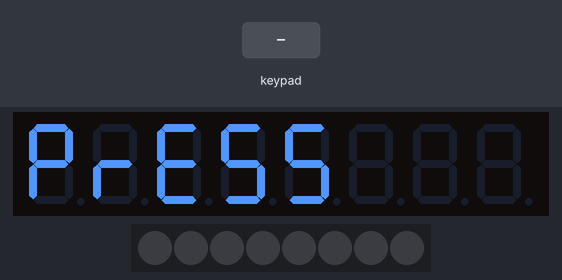
Bench run of a sketch on a simulated Arduino Uno, built with avr-gcc and run on an emulated ATmega328P. Shown: 8-digit seven-segment display, 8 RGB LEDs in strip order, left to right. Wiring (inferred from the names in the program): TM1638 display and keys: STB pin 7; clock pin 9; DIO pin 8. Inputs (shaded band) come from the test bench.

Above: at 15.0 s.
16.0 s: keypad keys 1 2 pressed 0.469 s apart
At 16.27 s:
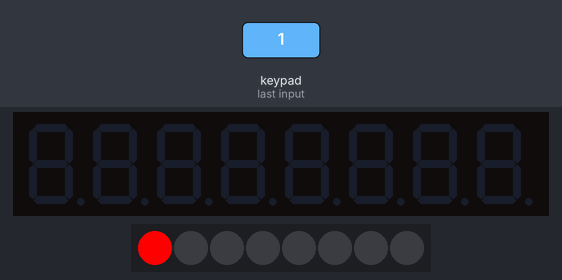
19.9 s: key '1' pressed
At 20.18 s:
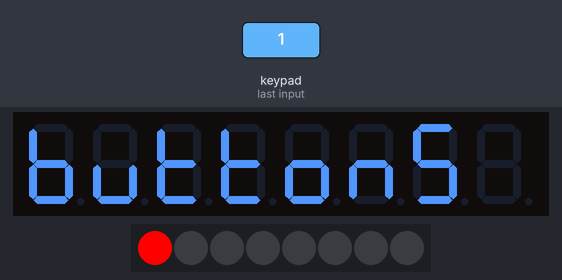
21.7 s: key '2' pressed
At 21.82 s:
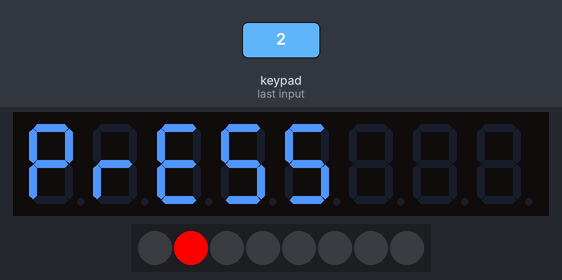
23.4 s: keypad keys 2 5 pressed 0.469 s apart
At 23.67 s:
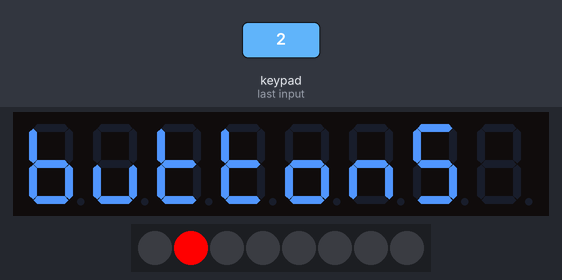
Timing chart, 0 to 26.4 s (numbered marks = the images above; inputs shaded):
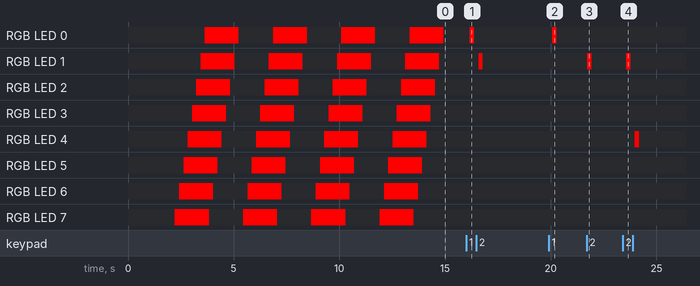

Measured:
- what the display in image 0 shows lasts 0.9 s, from 14.9 s to 15.8 s

The sketch:

TM1638.ino
```cpp
/*
  TM1638

  It prints some numbers on the 7-digit display, then a word turning on LEDs in order, and a message indicating to press
  buttons to turn on LEDs.

  Code extracted from: https://blog.3d-logic.com/2015/01/10/using-a-tm1638-based-board-with-arduino/
*/

#define COUNTING_MODE 0
#define SCROLL_MODE 1
#define BUTTON_MODE 2

const int strobe = 7;
const int clock = 9;
const int data = 8;

void sendCommand(uint8_t value)
{
  digitalWrite(strobe, LOW);
  shiftOut(data, clock, LSBFIRST, value);
  digitalWrite(strobe, HIGH);
}

void reset()
{
  sendCommand(0x40); // set auto increment mode
  digitalWrite(strobe, LOW);
  shiftOut(data, clock, LSBFIRST, 0xc0);   // set starting address to 0
  for(uint8_t i = 0; i < 16; i++)
  {
    shiftOut(data, clock, LSBFIRST, 0x00);
  }
  digitalWrite(strobe, HIGH);
}

void setup()
{
  pinMode(strobe, OUTPUT);
  pinMode(clock, OUTPUT);
  pinMode(data, OUTPUT);

  sendCommand(0x8f);  // activate
  reset();
}

void loop()
{
  static uint8_t mode = COUNTING_MODE;

  switch(mode)
  {
  case COUNTING_MODE:
    mode += counting();
    break;
  case SCROLL_MODE:
    mode += scroll();
    break;
  case BUTTON_MODE:
    buttons();
    break;
  }

  delay(200);
}

bool counting()
{
                       /*0*/ /*1*/ /*2*/ /*3*/ /*4*/ /*5*/ /*6*/ /*7*/ /*8*/ /*9*/
  uint8_t digits[] = { 0x3f, 0x06, 0x5b, 0x4f, 0x66, 0x6d, 0x7d, 0x07, 0x7f, 0x6f };

  static uint8_t digit = 0;

  sendCommand(0x40);
  digitalWrite(strobe, LOW);
  shiftOut(data, clock, LSBFIRST, 0xc0);
  for(uint8_t position = 0; position < 8; position++)
  {
    shiftOut(data, clock, LSBFIRST, digits[digit]);
    shiftOut(data, clock, LSBFIRST, 0x00);
  }

  digitalWrite(strobe, HIGH);

  digit = ++digit % 10;
  return digit == 0;
}

bool scroll()
{
  uint8_t scrollText[] =
  {
    /* */ /* */ /* */ /* */ /* */ /* */ /* */ /* */
    0x00, 0x00, 0x00, 0x00, 0x00, 0x00, 0x00, 0x00,
    /*H*/ /*E*/ /*L*/ /*L*/ /*O*/ /*.*/ /*.*/ /*.*/
    0x76, 0x79, 0x38, 0x38, 0x3f, 0x80, 0x80, 0x80,
    /* */ /* */ /* */ /* */ /* */ /* */ /* */ /* */
    0x00, 0x00, 0x00, 0x00, 0x00, 0x00, 0x00, 0x00,
    /*H*/ /*E*/ /*L*/ /*L*/ /*O*/ /*.*/ /*.*/ /*.*/
    0x76, 0x79, 0x38, 0x38, 0x3f, 0x80, 0x80, 0x80,
  };

  static uint8_t index = 0;
  uint8_t scrollLength = sizeof(scrollText);

  sendCommand(0x40);
  digitalWrite(strobe, LOW);
  shiftOut(data, clock, LSBFIRST, 0xc0);

  for(int i = 0; i < 8; i++)
  {
    uint8_t c = scrollText[(index + i) % scrollLength];

    shiftOut(data, clock, LSBFIRST, c);
    shiftOut(data, clock, LSBFIRST, c != 0 ? 1 : 0);
  }

  digitalWrite(strobe, HIGH);

  index = ++index % (scrollLength << 1);

  return index == 0;
}

void buttons()
{
  uint8_t promptText[] =
  {
    /*P*/ /*r*/ /*E*/ /*S*/ /*S*/ /* */ /* */ /* */
    0x73, 0x50, 0x79, 0x6d, 0x6d, 0x00, 0x00, 0x00,
    /* */ /* */ /* */ /* */ /* */ /* */ /* */ /* */
    0x00, 0x00, 0x00, 0x00, 0x00, 0x00, 0x00, 0x00,
    /*b*/ /*u*/ /*t*/ /*t*/ /*o*/ /*n*/ /*S*/ /* */
    0x7c, 0x1c, 0x78, 0x78, 0x5c, 0x54, 0x6d, 0x00,
    /* */ /* */ /* */ /* */ /* */ /* */ /* */ /* */
    0x00, 0x00, 0x00, 0x00, 0x00, 0x00, 0x00, 0x00,
  };

  static uint8_t block = 0;

  uint8_t textStartPos = (block / 4) << 3;
  for(uint8_t position = 0; position < 8; position++)
  {
    sendCommand(0x44);
    digitalWrite(strobe, LOW);
    shiftOut(data, clock, LSBFIRST, 0xC0 + (position << 1));
    shiftOut(data, clock, LSBFIRST, promptText[textStartPos + position]);
    digitalWrite(strobe, HIGH);
  }

  block = (block + 1) % 16;

  uint8_t buttons = readButtons();

  for(uint8_t position = 0; position < 8; position++)
  {
    uint8_t mask = 0x1 << position;

    setLed(buttons & mask ? 1 : 0, position);
  }
}

uint8_t readButtons(void)
{
  uint8_t buttons = 0;
  digitalWrite(strobe, LOW);
  shiftOut(data, clock, LSBFIRST, 0x42);

  pinMode(data, INPUT);

  for (uint8_t i = 0; i < 4; i++)
  {
    uint8_t v = shiftIn(data, clock, LSBFIRST) << i;
    buttons |= v;
  }

  pinMode(data, OUTPUT);
  digitalWrite(strobe, HIGH);
  return buttons;
}

void setLed(uint8_t value, uint8_t position)
{
  pinMode(data, OUTPUT);

  sendCommand(0x44);
  digitalWrite(strobe, LOW);
  shiftOut(data, clock, LSBFIRST, 0xC1 + (position << 1));
  shiftOut(data, clock, LSBFIRST, value);
  digitalWrite(strobe, HIGH);
}
```
